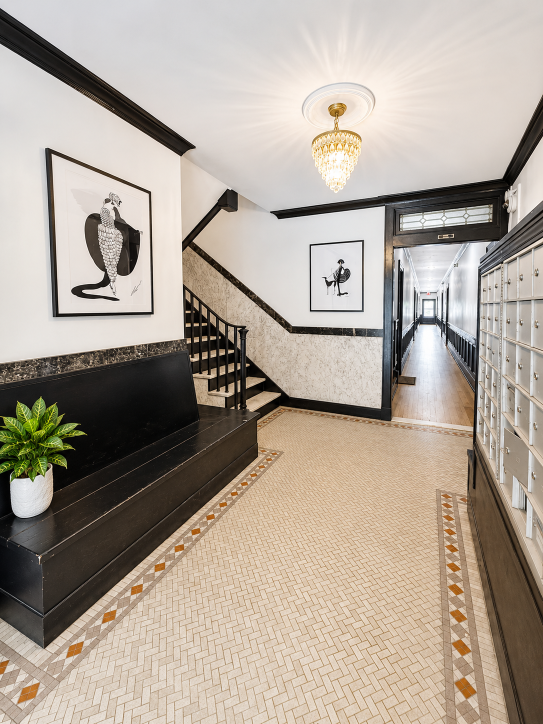
#> input picture source/photos/biltmore/01-lobby.png, 1086 x 1448 px (shown at 1/2 size)
$ python -i make.py   (imports and definitions only)
#> lines starting #> are read from the running program, lines starting #| are printed output that depends on the picture
#> further down, picture is the input picture: PIL image 1086x1448 RGB; mean R, G, B 173.8, 163.1, 151.1
#!/usr/bin/env python3
"""The Instagram launch kit, drawn in the site's look.

    python3 tools/instagram/make.py [out-dir]        (default: tools/instagram/out)

Writes into out-dir/kit and zips it:
  profile-picture.png, profile-picture-paper.png   the building mark, 1080 x 1080
  posts/01-...jpg to posts/09-...jpg               nine 1080 x 1440 (3:4) posts, named in upload order
  grid.jpg                                         the nine together, as the profile shows them
  profile-preview.png                              how the profile looks, light and dark mode
  captions.md                                      bio, captions and alt text (copied from here)

The grid is drawn as one 3240 x 4320 picture and cut into nine. Photo windows sit on ink
above and below a paper band that runs straight across the middle row. The band carries
the story on the left and tours and applications on the right, and passes behind
Charlotte Square, the flagship, in the centre. Each post is still whole on its own in
the feed. Needs Pillow and Playwright, like render-icons.cjs.
"""
import importlib.util
import json
import shutil
import subprocess
import sys
import zipfile
from pathlib import Path

from PIL import Image, ImageCms, ImageEnhance, ImageOps

HERE = Path(__file__).resolve().parent
ROOT = HERE.parent.parent
OUT = Path(sys.argv[1]).resolve() if len(sys.argv) > 1 else HERE / "out"
WORK, KIT = OUT / "work", OUT / "kit"

spec = importlib.util.spec_from_file_location("build", ROOT / "scripts/build.py")
build = importlib.util.module_from_spec(spec)
# [1 line not run here, left out]
# [1 line that did not run here, left out]

TW, TH = 1080, 1440                 # one post, 3:4, the shape of Instagram's profile grid
CW, CH = TW * 3, TH * 3             # the whole grid
WIN_X, WIN_W = 110, 860             # photo windows, in post coordinates
WIN_Y, WIN_B = 130, 1150
BAND_ROW = 1                        # the row the paper band runs across, at window height

ON_INK, ON_LIGHT = ("#debb92", "#e5e6d3"), ("#b88d5a", "#151613")

# (row, column) -> what the post shows. "order" is the upload order: Instagram puts the
# newest post top left, so the grid is posted from the bottom right.
# [19 lines that did not run here, left out]
PLACE = {0: "top", 1: "middle", 2: "bottom"}
SIDE = {0: "left", 1: "middle", 2: "right"}


# ---------------------------------------------------------------- pieces
def grade(im, sat=0.92, con=1.04, warm=0.24):
    """One light grade so six cameras sit together: a touch less colour, a touch more
    contrast, and a little of the site's tan in the mid-tones."""
#> called with sat = 0.92, con = 1.04, warm = 0.24
    im = ImageEnhance.Contrast(ImageEnhance.Color(im).enhance(sat)).enhance(con)
    tan = Image.new("RGB", im.size, (222, 187, 146))
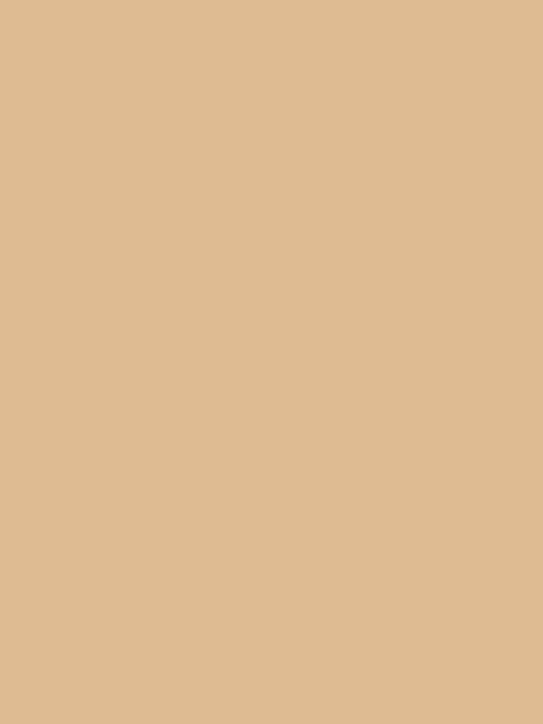
#> tan: PIL image 1086x1448 RGB (shown at 1/2 size); mean R, G, B 222, 187, 146
    mids = im.convert("L").point(lambda v: int(255 * (1 - abs(v - 128) / 128) ** 1.2))
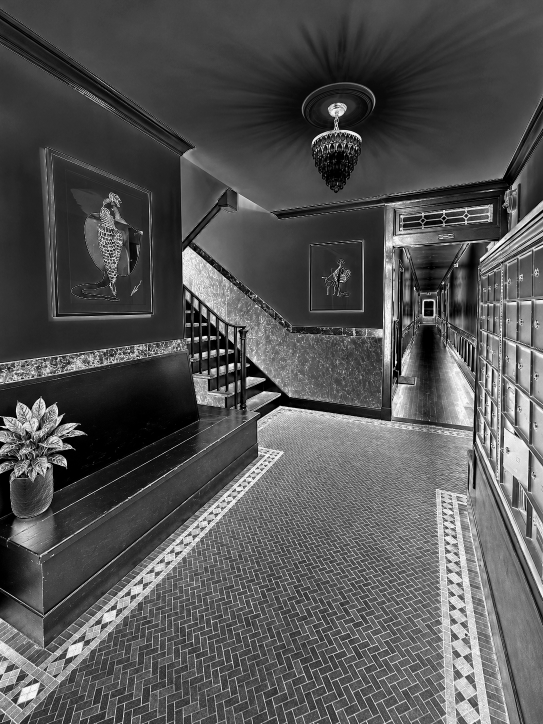
#> mids: PIL image 1086x1448 L (shown at 1/2 size); min 0, max 255, mean 84
    return Image.blend(im, Image.composite(tan, im, mids), warm)


# [47 lines left out: functions photo, on_band, post, backdrop, fonts, not called in this run]


CSS = """
:root{--ink:#151613;--ink2:#1e201c;--paper:#f4f1ea;--tan:#debb92;--on-ink:#eeeadf;--accent:#8a6232;--text:#1b1c19;--muted:#5c5d55}
*{box-sizing:border-box;margin:0}
body{background:var(--ink)}
.canvas{position:relative;width:%(CW)dpx;height:%(CH)dpx;overflow:hidden}
.backdrop{position:absolute;inset:0}
.ink{fill:var(--ink)} .band{fill:var(--paper)}
.post{position:absolute;width:%(TW)dpx;height:%(TH)dpx}
.win{position:absolute;left:%(WIN_X)dpx;top:%(WIN_Y)dpx;width:%(WIN_W)dpx;height:%(WIN_H)dpx;overflow:hidden;background:var(--ink2)}
.win img{display:block;width:100%%;height:100%%;object-fit:cover}
.label{position:absolute;left:%(WIN_X)dpx;right:%(WIN_X)dpx;top:%(LABEL)dpx}
.name{font:400 76px/1 'Instrument Serif';color:var(--on-ink)}
.meta{font:600 25px/1 Manrope;letter-spacing:.26em;text-transform:uppercase;color:var(--tan);margin-top:26px;display:flex;align-items:center;gap:14px;white-space:nowrap}
.meta svg{width:30px;height:30px;flex:none}
.words{background:none;padding:92px 0 76px;color:var(--text)}
.lab{font:700 24px/1 Manrope;letter-spacing:.28em;text-transform:uppercase;color:var(--accent)}
h2{font:400 148px/.94 'Instrument Serif';letter-spacing:-.01em;margin-top:44px;color:var(--ink)}
h2 em{font-style:italic;color:var(--accent)}
.body{font:500 34px/1.45 Manrope;color:var(--muted);margin-top:52px;max-width:680px}
.url{font:400 76px/1 'Instrument Serif';color:var(--ink);margin-top:40px}
.bio{font:700 22px/1 Manrope;letter-spacing:.28em;text-transform:uppercase;color:var(--accent);margin-top:22px}
""" % dict(CW=CW, CH=CH, TW=TW, TH=TH, WIN_X=WIN_X, WIN_Y=WIN_Y, WIN_W=WIN_W, WIN_H=WIN_B - WIN_Y, LABEL=WIN_B + 58)


def grid_page():
    posts = "".join(post(r, c, t) for (r, c), t in sorted(TILES.items()))
    return f'<!doctype html><meta charset="utf-8"><style>{fonts()}{CSS}</style><div class="canvas">{backdrop()}{posts}</div>'


# [8 lines left out: function avatar_page, not called in this run]


BIO = ["An evolution in home.",
       "Family-owned apartments with character in Rochester, Syracuse & Geneva, NY.",
       "Tours, availability & applications ↓"]


# [35 lines left out: functions preview_page, render, not called in this run]


def save_jpeg(im, path, quality=95):
    srgb = ImageCms.ImageCmsProfile(ImageCms.createProfile("sRGB")).tobytes()
    im.convert("RGB").save(path, quality=quality, subsampling=0, optimize=True, icc_profile=srgb)


# [35 lines left out: function main, not called in this run]


# [2 lines not run here, left out]

>>> from PIL import Image
>>> picture = Image.open('../../source/photos/biltmore/01-lobby.png')
>>> result = grade(picture)

$ run again, on source/photos/biltmore/05-bedroom-thumb.png
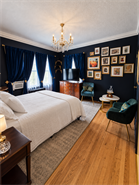
#> input picture source/photos/biltmore/05-bedroom-thumb.png, 139 x 185 px
#> picture is the input picture: PIL image 139x185 RGBA; mean R, G, B, A 132.7, 113, 98.8, 254.6
#> in grade, `mids = im.convert("L").point(lambda v: int(255 * (1 - abs(v - 128) / 1..`:
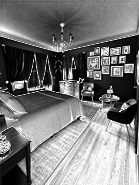
#> mids: PIL image 139x185 L; min 0, max 255, mean 120.1
#> in grade, `return Image.blend(im, Image.composite(tan, im, mids), warm)`:
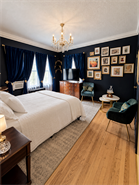
#> returned value: PIL image 139x185 RGBA; mean R, G, B, A 137.8, 118.5, 102.9, 254.6; transparent parts drawn white

$ run again, on source/photos/biltmore/06-dining-thumb.png
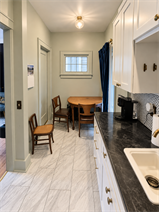
#> input picture source/photos/biltmore/06-dining-thumb.png, 159 x 212 px
#> picture is the input picture: PIL image 159x212 RGBA; mean R, G, B, A 165.7, 152.8, 136.2, 254.6
#> in grade, `mids = im.convert("L").point(lambda v: int(255 * (1 - abs(v - 128) / 1..`:
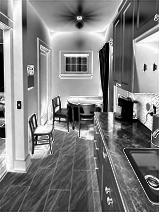
#> mids: PIL image 159x212 L; min 0, max 255, mean 127
